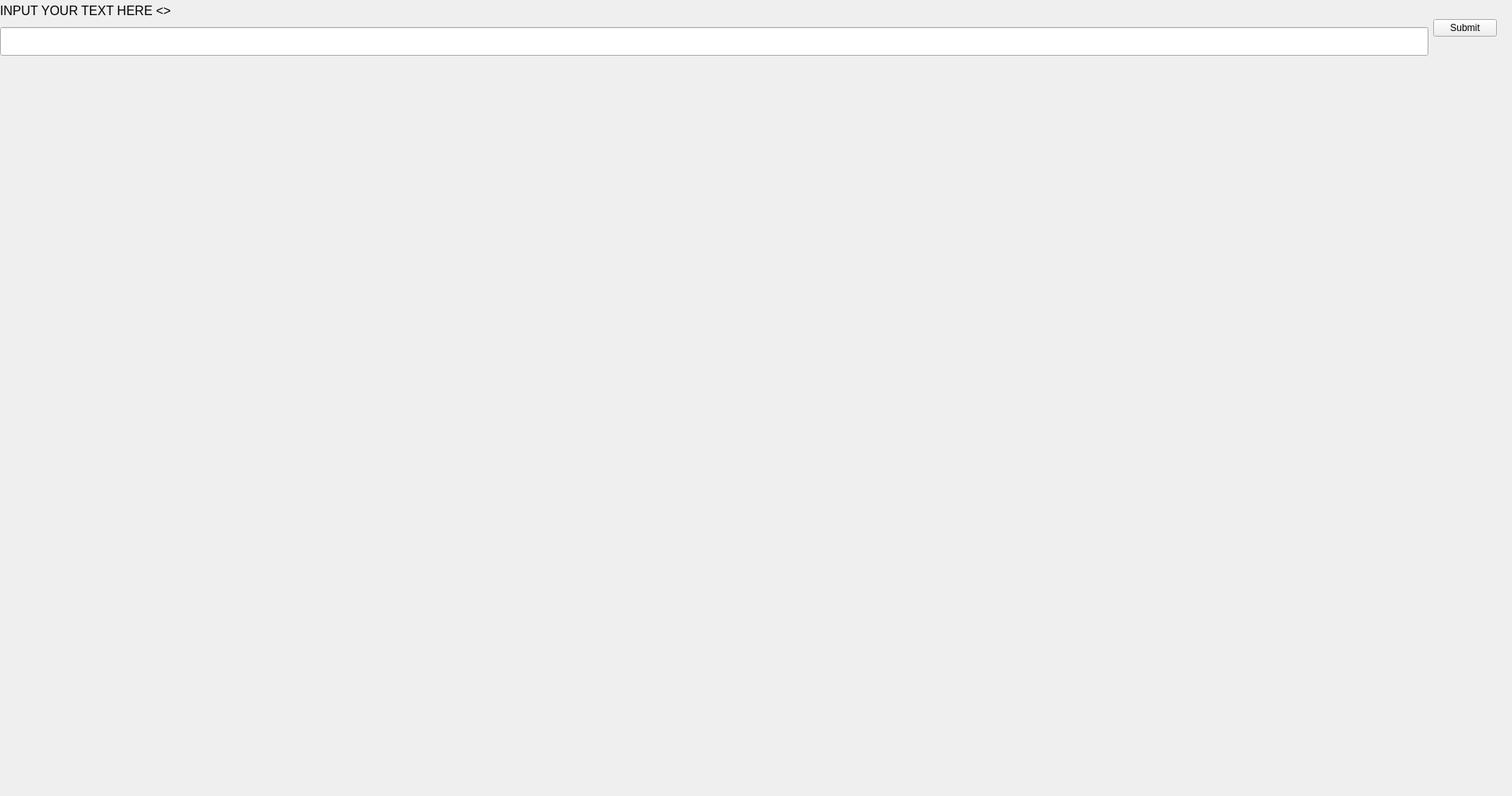
<?xml version="1.0" encoding="UTF-8"?>
<ui version="4.0">
 <class>Widget</class>
 <widget class="QWidget" name="Widget">
  <property name="geometry">
   <rect>
    <x>0</x>
    <y>0</y>
    <width>1900</width>
    <height>1000</height>
   </rect>
  </property>
  <property name="windowTitle">
   <string>Widget</string>
  </property>
  <widget class="QWidget" name="">
   <property name="geometry">
    <rect>
     <x>0</x>
     <y>0</y>
     <width>1881</width>
     <height>70</height>
    </rect>
   </property>
   <layout class="QHBoxLayout" name="horizontalLayout">
    <item>
     <layout class="QVBoxLayout" name="verticalLayout">
      <item>
       <widget class="QLabel" name="label">
        <property name="font">
         <font>
          <pointsize>12</pointsize>
         </font>
        </property>
        <property name="text">
         <string>     INPUT YOUR TEXT HERE  &lt;&lt;Made By VLADIMIR KLUCHINSKIY from 153505&gt;&gt;</string>
        </property>
       </widget>
      </item>
      <item>
       <widget class="QLineEdit" name="lineInput">
        <property name="font">
         <font>
          <pointsize>18</pointsize>
         </font>
        </property>
       </widget>
      </item>
     </layout>
    </item>
    <item>
     <widget class="QPushButton" name="convertButton">
      <property name="text">
       <string>Submit</string>
      </property>
     </widget>
    </item>
   </layout>
  </widget>
 </widget>
 <resources/>
 <connections/>
</ui>
